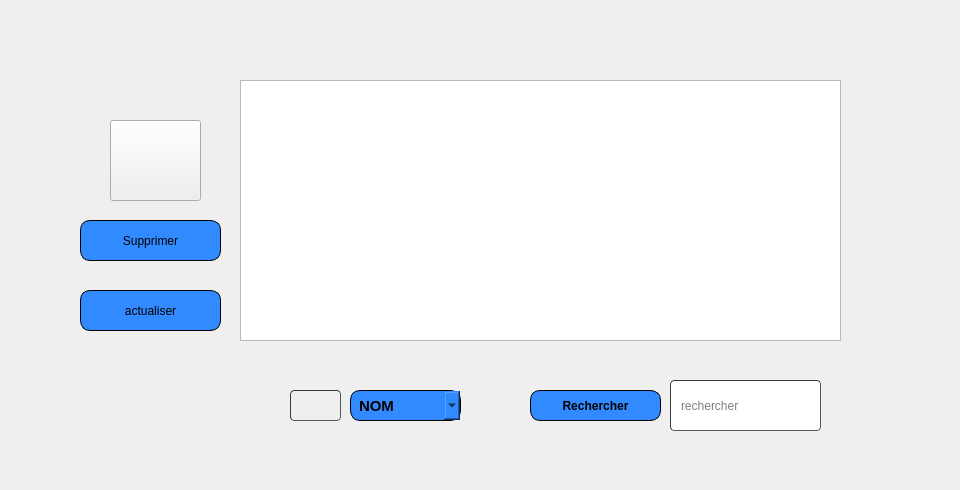
     <widget class="QWidget" name="page_6">
      <widget class="QComboBox" name="comboBox_four">
       <property name="geometry">
        <rect>
         <x>350</x>
         <y>390</y>
         <width>111</width>
         <height>31</height>
        </rect>
       </property>
       <property name="font">
        <font>
         <family>Arial</family>
         <pointsize>11</pointsize>
         <weight>75</weight>
         <italic>false</italic>
         <bold>true</bold>
        </font>
       </property>
       <property name="styleSheet">
        <string notr="true">		border: 1px solid black;
border-radius: 10px;
padding: 0 8px;
background: #318aff;
font: bold, &quot;Arial&quot;;;
text-align:center;

</string>
       </property>
       <item>
        <property name="text">
         <string>NOM</string>
        </property>
       </item>
       <item>
        <property name="text">
         <string>PRENOM</string>
        </property>
       </item>
       <item>
        <property name="text">
         <string>TEL</string>
        </property>
       </item>
      </widget>
      <widget class="QPushButton" name="search_four">
       <property name="geometry">
        <rect>
         <x>530</x>
         <y>390</y>
         <width>131</width>
         <height>31</height>
        </rect>
       </property>
       <property name="font">
        <font>
         <family>Arial</family>
         <pointsize>9</pointsize>
         <weight>75</weight>
         <italic>false</italic>
         <bold>true</bold>
        </font>
       </property>
       <property name="styleSheet">
        <string notr="true">		border: 1px solid black;
border-radius: 10px;
padding: 0 8px;
background: #318aff;
font: bold, &quot;Arial&quot;;;
text-align:center;
</string>
       </property>
       <property name="text">
        <string>Rechercher</string>
       </property>
       <property name="icon">
        <iconset resource="projet.qrc">
         <normaloff>:/icons/magnifying-glass.png</normaloff>:/icons/magnifying-glass.png</iconset>
       </property>
       <property name="iconSize">
        <size>
         <width>30</width>
         <height>30</height>
        </size>
       </property>
      </widget>
      <widget class="QPushButton" name="supprimer_four">
       <property name="geometry">
        <rect>
         <x>80</x>
         <y>220</y>
         <width>141</width>
         <height>41</height>
        </rect>
       </property>
       <property name="styleSheet">
        <string notr="true">		border: 1px solid black;
border-radius: 10px;
padding: 0 8px;
background: #318aff;
font: bold, &quot;Arial&quot;;;
text-align:center;

</string>
       </property>
       <property name="text">
        <string>Supprimer</string>
       </property>
       <property name="icon">
        <iconset resource="projet.qrc">
         <normaloff>:/icons/delete.png</normaloff>:/icons/delete.png</iconset>
       </property>
       <property name="iconSize">
        <size>
         <width>30</width>
         <height>30</height>
        </size>
       </property>
      </widget>
      <widget class="QLineEdit" name="recherche_four">
       <property name="geometry">
        <rect>
         <x>670</x>
         <y>380</y>
         <width>151</width>
         <height>51</height>
        </rect>
       </property>
       <property name="styleSheet">
        <string notr="true">	border-width: 1px; border-radius: 4px;
	border-color: rgb(58, 58, 58);
	border-style: inset;
	padding: 0 8px;


	selection-background-color: rgb(187, 187, 187);
	selection-color: rgb(60, 63, 65);</string>
       </property>
       <property name="placeholderText">
        <string>rechercher</string>
       </property>
      </widget>
      <widget class="QTableView" name="tableView_four">
       <property name="geometry">
        <rect>
         <x>240</x>
         <y>80</y>
         <width>601</width>
         <height>261</height>
        </rect>
       </property>
       <property name="styleSheet">
        <string notr="true"/>
       </property>
      </widget>
      <widget class="QPushButton" name="four_ajout">
       <property name="geometry">
        <rect>
         <x>110</x>
         <y>120</y>
         <width>91</width>
         <height>81</height>
        </rect>
       </property>
       <property name="text">
        <string/>
       </property>
       <property name="icon">
        <iconset resource="projet.qrc">
         <normaloff>:/icons/supplier.png</normaloff>:/icons/supplier.png</iconset>
       </property>
       <property name="iconSize">
        <size>
         <width>91</width>
         <height>81</height>
        </size>
       </property>
       <property name="autoDefault">
        <bool>false</bool>
       </property>
      </widget>
      <widget class="QPushButton" name="actualiser">
       <property name="geometry">
        <rect>
         <x>80</x>
         <y>290</y>
         <width>141</width>
         <height>41</height>
        </rect>
       </property>
       <property name="styleSheet">
        <string notr="true">		border: 1px solid black;
border-radius: 10px;
padding: 0 8px;
background: #318aff;
font: bold, &quot;Arial&quot;;;
text-align:center;

</string>
       </property>
       <property name="text">
        <string>actualiser</string>
       </property>
       <property name="icon">
        <iconset>
         <normaloff>icons/refresh.png</normaloff>icons/refresh.png</iconset>
       </property>
       <property name="iconSize">
        <size>
         <width>30</width>
         <height>30</height>
        </size>
       </property>
      </widget>
      <widget class="QLabel" name="label_52">
       <property name="geometry">
        <rect>
         <x>0</x>
         <y>0</y>
         <width>951</width>
         <height>481</height>
        </rect>
       </property>
       <property name="text">
        <string/>
       </property>
       <property name="pixmap">
        <pixmap resource="projet.qrc">:/icons/haya.png</pixmap>
       </property>
      </widget>
      <widget class="QLabel" name="label_24">
       <property name="geometry">
        <rect>
         <x>70</x>
         <y>20</y>
         <width>801</width>
         <height>451</height>
        </rect>
       </property>
       <property name="text">
        <string/>
       </property>
       <property name="pixmap">
        <pixmap resource="projet.qrc">:/icons/imf.jpg</pixmap>
       </property>
      </widget>
      <widget class="QPushButton" name="pushButton">
       <property name="geometry">
        <rect>
         <x>290</x>
         <y>390</y>
         <width>51</width>
         <height>31</height>
        </rect>
       </property>
       <property name="styleSheet">
        <string notr="true">	border-width: 1px; border-radius: 4px;
	border-color: rgb(58, 58, 58);
	border-style: inset;
	padding: 0 8px;


	selection-color: rgb(60, 63, 65);</string>
       </property>
       <property name="text">
        <string/>
       </property>
       <property name="icon">
        <iconset resource="projet.qrc">
         <normaloff>:/icons/sort-descending.png</normaloff>:/icons/sort-descending.png</iconset>
       </property>
       <property name="iconSize">
        <size>
         <width>81</width>
         <height>31</height>
        </size>
       </property>
      </widget>
      <zorder>label_52</zorder>
      <zorder>label_24</zorder>
      <zorder>comboBox_four</zorder>
      <zorder>search_four</zorder>
      <zorder>supprimer_four</zorder>
      <zorder>recherche_four</zorder>
      <zorder>tableView_four</zorder>
      <zorder>four_ajout</zorder>
      <zorder>actualiser</zorder>
      <zorder>pushButton</zorder>
     </widget>
